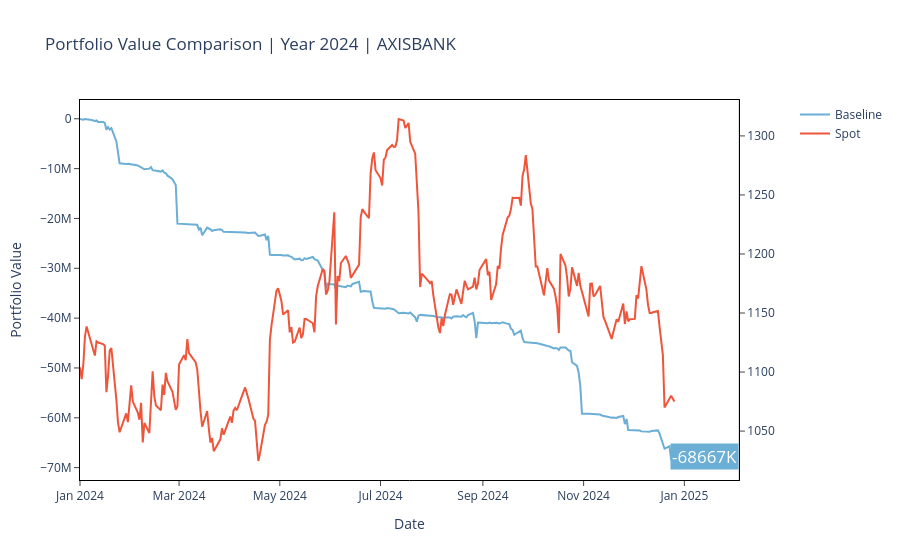

The notebook cell this image was saved under:
### Code cell
import plotly.graph_objects as go
from plotly.subplots import make_subplots

baceline_p_value = go.Scatter(x=backtest_daily_df.index, y=backtest_daily_df['portfolio_value'], mode='lines', name='Baseline', line=dict(color='#6baed6'))
# strangle_p_value = go.Scatter(x=backtest_daily_df.index, y=Alpha_daily_df['portfolio_value'], mode='lines', name='Crossover', line=dict(color='#4daf4a'))
# # strangle_p_value = go.Scatter(x=backtest_daily_df.index, y=backtest_daily_df['Values']-Alpha_daily_df['portfolio_value'], mode='lines', name='diff', line=dict(color='#4daf4a'))
# beta_p_value = go.Scatter(x=Beta_daily_df.index, y=Beta_daily_df['portfolio_value'], mode='lines', name='Crossover+MT', line=dict(color='#fd8d3c'))
spot_value = go.Scatter(x=backtest_daily_df.index, y=backtest_daily_df['spot'], mode='lines', name='Spot')

# Create a layout for the figure
# layout = go.Layout(title=f'Portfolio {comp_var} Comparison | Straddle + UBH + GH VS Straddle + UBH + GH(OTM/ATM) | SPXW Weekly {year}', xaxis=dict(title='Date'), yaxis=dict(title='Frequency'))

# Combine trace and layout into a figure
fig = go.Figure()
fig = make_subplots(specs = [[{"secondary_y": True}]])
# fig.add_trace(baceline_p_value, secondary_y = False)
# fig.add_trace(strangle_p_value, secondary_y = False)

# fig = go.Figure()
fig.add_trace(baceline_p_value)
# fig.add_trace(strangle_p_value)
# fig.add_trace(beta_p_value)
fig.add_trace(spot_value, secondary_y = True)

fig.update_layout(
   xaxis = dict(
                title='Date',
                # type="category", 
                # categoryorder='category ascending',
                # tickvals= [ts for ts in backtest_daily_df.index[::3]][::7],#list(df.index)[::50], 
                # ticktext=[ts for ts in df['Timestamp'] if ts.time() == datetime.datetime.strptime('09:20:00', '%H:%M:%S').time()], #list(pd.to_datetime(df['Timestamp']).dt.strftime('%Y-%m-%d %H:%M:%S'))[::7],
                # tickmode='array',
                # tickangle=90
            ),
    yaxis = dict(
                title = f'Portfolio Value',
                # tickvals = [0, 1, 2, 3, 4, 5, 6, 7, 8, 9, 10]
            ),

    plot_bgcolor = "white",
    title=f'Portfolio Value Comparison | Year 2024 | AXISBANK',
)

fig.add_annotation(
                    y=backtest_daily_df['portfolio_value'][-1],
                    x=backtest_daily_df.index[-1],
                    text=f"{round(backtest_daily_df['portfolio_value'][-1]/1000)}K",
                    showarrow=False,
                    xshift=30,
                    yshift=5,
                    bgcolor='#6baed6',
                    font_color='rgb(255,255,255)',
                    font_size=17
                )

# fig.add_annotation(
#                     y=Alpha_daily_df['portfolio_value'][-1],
#                     x=backtest_daily_df.index[-1],
#                     text=f"{round(Alpha_daily_df['portfolio_value'][-1]/1000)}K",
#                     showarrow=False,
#                     xshift=30,
#                     yshift=10,
#                     bgcolor='#4daf4a',
#                     font_color='rgb(255, 255, 255)',
#                     font_size=17
#                 )

# fig.add_annotation(
#                     y=Beta_daily_df['portfolio_value'][-1],
#                     x=backtest_daily_df.index[-1],
#                     text=f"{round(Beta_daily_df['portfolio_value'][-1]/1000)}K",
#                     showarrow=False,
#                     xshift=30,
#                     yshift=10,
#                     bgcolor='#fd8d3c',
#                     font_color='rgb(255, 255, 255)',
#                     font_size=17
#                 )

fig.update_xaxes(
                mirror=True,
                ticks='outside',
                showline=True,
                linecolor='black',
                gridcolor='white')
 
fig.update_yaxes(
            mirror=True,
            ticks='outside',
            showline=True,
            linecolor='black',
            gridcolor='white')



# Show the figure
fig.show()

### Figure 1 — Plotly figure (JSON) as saved in the notebook; plotly's stock layout.template omitted (floating-point values rounded to 4 significant figures; data arrays with more than 128 entries replaced by an {"elided": "..."} marker saying what was removed)
{"data": [{"line": {"color": "#6baed6"}, "mode": "lines", "name": "Baseline", "type": "scatter", "x": {"elided": "241 str values"}, "y": {"elided": "241 float values"}}, {"mode": "lines", "name": "Spot", "type": "scatter", "x": {"elided": "241 str values"}, "xaxis": "x", "y": {"elided": "241 float values"}, "yaxis": "y2"}], "layout": {"annotations": [{"bgcolor": "#6baed6", "font": {"color": "rgb(255,255,255)", "size": 17}, "showarrow": false, "text": "-68667K", "x": "2024-12-26T00:00:00", "xshift": 30, "y": -68670000.0, "yshift": 5}], "plot_bgcolor": "white", "title": {"text": "Portfolio Value Comparison | Year 2024 | AXISBANK"}, "xaxis": {"anchor": "y", "domain": [0, 0.94], "gridcolor": "white", "linecolor": "black", "mirror": true, "showline": true, "ticks": "outside", "title": {"text": "Date"}}, "yaxis": {"anchor": "x", "domain": [0, 1], "gridcolor": "white", "linecolor": "black", "mirror": true, "showline": true, "ticks": "outside", "title": {"text": "Portfolio Value"}}, "yaxis2": {"anchor": "x", "gridcolor": "white", "linecolor": "black", "mirror": true, "overlaying": "y", "showline": true, "side": "right", "ticks": "outside"}}}
